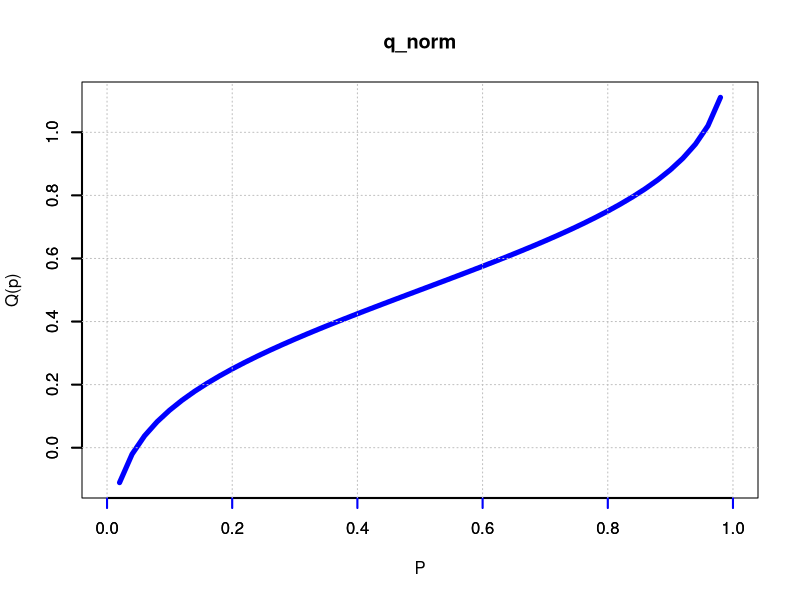

Generate this figure with R:
x <- seq(0, 1, by = 0.02)

y <- qnorm(x, mean(x), sd(x))

# output to be present as PNG file
#png(file = "qnormExample.png")

# Plot the graph.
plot(x, y, type = "l", col = "blue", lwd = "5", xlab = "P", ylab = "Q(p)", main ="q_norm", col.main = "black")
axis(1, col.axis = "black", col.ticks = "blue", lwd = 2)
axis(2, col.axis = "black", col.ticks = "black", lwd = 2)


grid(col = "gray")